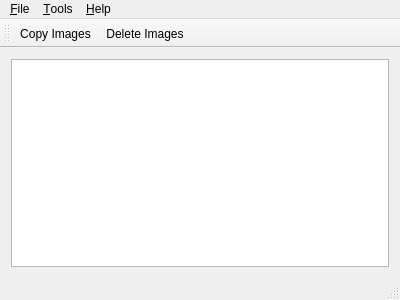
<?xml version="1.0" encoding="UTF-8"?>
<ui version="4.0">
 <class>MainWindow</class>
 <widget class="QMainWindow" name="MainWindow">
  <property name="geometry">
   <rect>
    <x>0</x>
    <y>0</y>
    <width>400</width>
    <height>300</height>
   </rect>
  </property>
  <property name="windowTitle">
   <string>MainWindow</string>
  </property>
  <widget class="QWidget" name="centralWidget">
   <layout class="QVBoxLayout" name="verticalLayout">
    <item>
     <widget class="DictionaryTextEdit" name="textEdit"/>
    </item>
   </layout>
  </widget>
  <widget class="QMenuBar" name="menuBar">
   <property name="geometry">
    <rect>
     <x>0</x>
     <y>0</y>
     <width>400</width>
     <height>20</height>
    </rect>
   </property>
   <widget class="QMenu" name="menu_File">
    <property name="title">
     <string>&amp;File</string>
    </property>
    <addaction name="action_Save"/>
   </widget>
   <widget class="QMenu" name="menu_Tools">
    <property name="title">
     <string>&amp;Tools</string>
    </property>
    <addaction name="action_Save"/>
    <addaction name="actionDeleteImages"/>
   </widget>
   <widget class="QMenu" name="menu_Help">
    <property name="title">
     <string>&amp;Help</string>
    </property>
    <addaction name="actionAbout_Qt"/>
   </widget>
   <addaction name="menu_File"/>
   <addaction name="menu_Tools"/>
   <addaction name="menu_Help"/>
  </widget>
  <widget class="QToolBar" name="mainToolBar">
   <property name="windowTitle">
    <string>Tools</string>
   </property>
   <property name="iconSize">
    <size>
     <width>40</width>
     <height>40</height>
    </size>
   </property>
   <attribute name="toolBarArea">
    <enum>TopToolBarArea</enum>
   </attribute>
   <attribute name="toolBarBreak">
    <bool>false</bool>
   </attribute>
   <addaction name="actionCopyImages"/>
   <addaction name="actionDeleteImages"/>
  </widget>
  <widget class="QStatusBar" name="statusBar"/>
  <action name="actionCopyImages">
   <property name="checkable">
    <bool>true</bool>
   </property>
   <property name="icon">
    <iconset resource="resources.qrc">
     <normaloff>:/Resources/Images/1340368690_iPhoto.png</normaloff>:/Resources/Images/1340368690_iPhoto.png</iconset>
   </property>
   <property name="text">
    <string>Copy Images</string>
   </property>
   <property name="shortcut">
    <string>Ctrl+R</string>
   </property>
  </action>
  <action name="action_Save">
   <property name="text">
    <string>&amp;Save</string>
   </property>
  </action>
  <action name="actionAbout_Qt">
   <property name="text">
    <string>About Qt</string>
   </property>
  </action>
  <action name="actionDeleteImages">
   <property name="icon">
    <iconset resource="resources.qrc">
     <normaloff>:/Resources/Images/Delete-icon.png</normaloff>:/Resources/Images/Delete-icon.png</iconset>
   </property>
   <property name="text">
    <string>Delete Images</string>
   </property>
  </action>
 </widget>
 <layoutdefault spacing="6" margin="11"/>
 <customwidgets>
  <customwidget>
   <class>DictionaryTextEdit</class>
   <extends>QTextEdit</extends>
   <header>dictionarytextedit.h</header>
  </customwidget>
 </customwidgets>
 <resources>
  <include location="resources.qrc"/>
 </resources>
 <connections/>
</ui>
